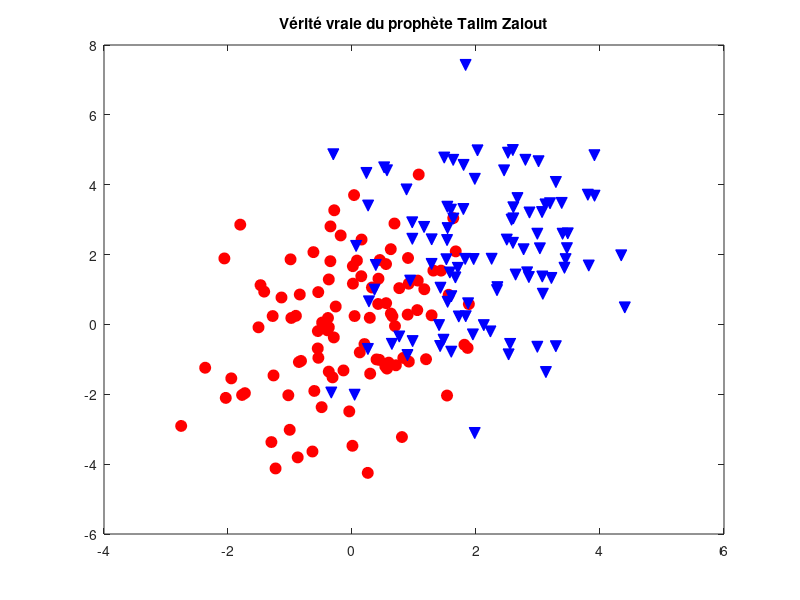

This figure's MATLAB source: (Note: this script raises an error after producing the figure.)
clear all;
close all;
clc 
%%
%load 'uspsasi.mat';
%Generation des données
vmu1 = [0; 0];
vmu2 = [2; 2];
vSIGMA1 = [1 0.5; 0.5 4];
vSIGMA2 = vSIGMA1;


n1 = 100; % nombre de points classe 1
n2 = 100; % nombre de points classe 2

% generation de donnees aleatoires suivant lois gaussiennes
% classe 1
X1 =  mvnrnd(vmu1, vSIGMA1,n1);   
Y1 = -ones(n1, 1);
% classe 2
X2 =  mvnrnd(vmu2, vSIGMA2,n2);    
Y2 = ones(n2, 1);
k=[0.01 0.1 1 12 30 100];
C=k(2)*ones(n1+n2,1);

x = [X1; X2]; 
y = [Y1; Y2]; 

posX1=find(y==-1);
posX2=find(y==1);

figure(1)
plot(x(posX1,1), x(posX1,2), 'ro', 'markersize', 8, 'markerfacecolor', 'r')
hold on
plot(x(posX2,1), x(posX2,2), 'bv', 'markersize', 8, 'markerfacecolor', 'b')
title('Vérité vraie du prophète Talim Zalout')

clear X1 X2
clear Y1 Y2



[w, b, alpha] = monsvmclass(x, y, C);

%%
ypred=monsvmval(x,w,b);
figure(1)
N = 200;
[aux1,aux2]=meshgrid(linspace(-5,5,N));
aux=[reshape(aux1,N*N,1) reshape(aux2,N*N,1)];
fx = aux*w + b;
figure(1), hold on
% trace la frontiere de d�cision f(x) = 0 et la marge f(x)=1 et f(x)=-1
[c,h]=contour(aux1,aux2,reshape(fx, N,N), [-1 0 1], 'g', 'Linewidth',2);
clabel(c,h);
erreur =mean(y~=ypred)


%% Itération sur le C
for j=1:length(k)
    

C=k(j)*ones(n1+n2,1);
[w, b, alpha] = monsvmclass(x, y, C);
ypred=monsvmval(x,w,b);


    figure(2)
    subplot(3,3,j)

plot(x(posX1,1), x(posX1,2), 'ro', 'markersize', 8, 'markerfacecolor', 'r')
hold on
plot(x(posX2,1), x(posX2,2), 'bv', 'markersize', 8, 'markerfacecolor', 'b')
title(['Ci=',num2str(k(j)),' erreur=',num2str(erreur)]);

figure(2)
N = 200;
[aux1,aux2]=meshgrid(linspace(-5,5,N));
aux=[reshape(aux1,N*N,1) reshape(aux2,N*N,1)];
fx = aux*w + b;
erreur =mean(y~=ypred)
figure(2), hold on
% trace la frontiere de d�cision f(x) = 0 et la marge f(x)=1 et f(x)=-1
[c,h]=contour(aux1,aux2,reshape(fx, N,N), [-1 0 1], 'g', 'Linewidth',2);
clabel(c,h);
    
end

%%


